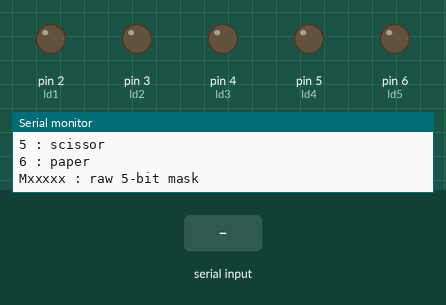
A sketch run on a simulated Arduino Uno, built with avr-gcc and run on an emulated ATmega328P. On the bench: output pins drawn as LEDs (lit = HIGH), the last lines printed to the serial monitor. The inputs (shaded band) are chosen by the test bench.

Above: at 1.2 s.
1.3 s: "1\n" received over Serial
At 2.2 s:
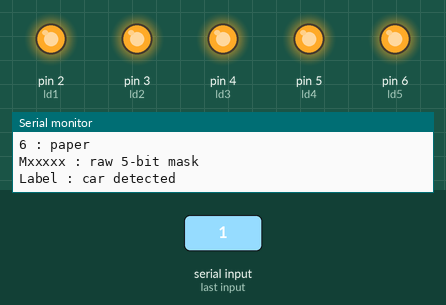
2.8 s: byte 50 ('2') received over Serial
At 3.4 s:
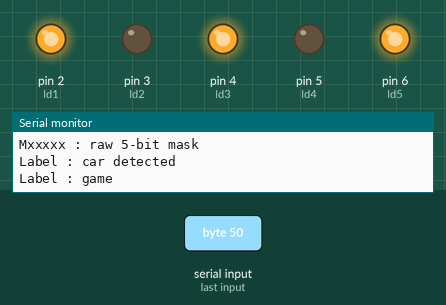
4.3 s: byte 51 ('3') received over Serial
At 5.5 s:
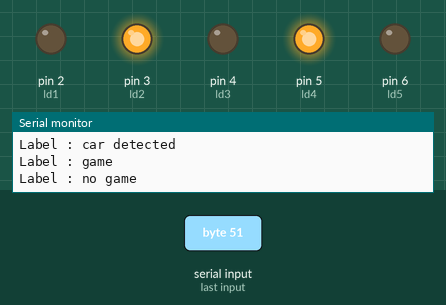
5.8 s: byte 52 ('4') received over Serial
At 6.9 s:
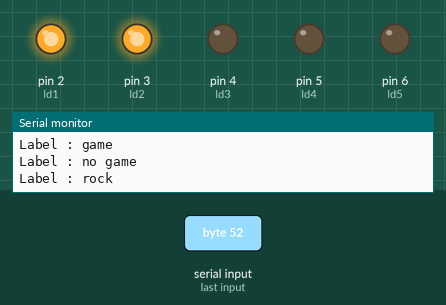
7.3 s: byte 53 ('5') received over Serial
At 8.0 s:
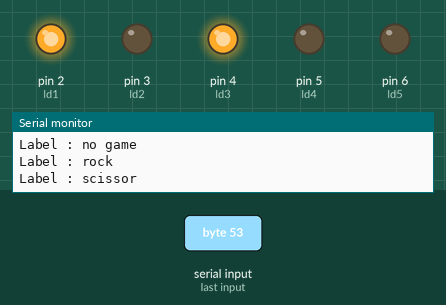
8.8 s: byte 54 ('6') received over Serial
At 9.1 s:
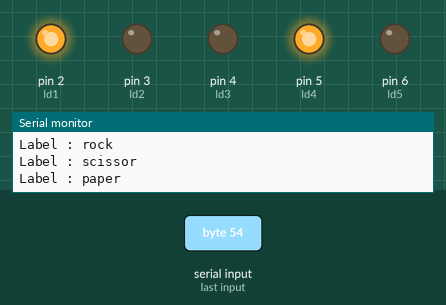
Timing chart, 0 to 11.3 s (numbered marks = the images above; inputs shaded):
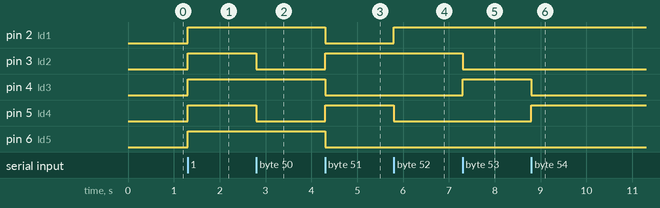

The sketch:

led_pattern_controller.ino
```cpp
const int ld1 = 2;
const int ld2 = 3;
const int ld3 = 4;
const int ld4 = 5;
const int ld5 = 6;

char rawMask[6] = {'0', '0', '0', '0', '0', '\0'};
int rawIndex = -1;

void setup() {
  pinMode(ld1, OUTPUT);
  pinMode(ld2, OUTPUT);
  pinMode(ld3, OUTPUT);
  pinMode(ld4, OUTPUT);
  pinMode(ld5, OUTPUT);

  Serial.begin(9600);
  allOff();

  Serial.println("LED Pattern Controller Ready");
  Serial.println("0 : normal");
  Serial.println("1 : car detected");
  Serial.println("2 : game");
  Serial.println("3 : no game");
  Serial.println("4 : rock");
  Serial.println("5 : scissor");
  Serial.println("6 : paper");
  Serial.println("Mxxxxx : raw 5-bit mask");
}

void loop() {
  if (Serial.available() <= 0) {
    return;
  }

  char cmd = Serial.read();
  if (cmd == '\n' || cmd == '\r') {
    return;
  }

  if (rawIndex >= 0) {
    readRawMaskBit(cmd);
    return;
  }

  if (cmd == 'M' || cmd == 'm') {
    rawIndex = 0;
    return;
  }

  applyPatternCommand(cmd);
}

void readRawMaskBit(char bit) {
  if (bit != '0' && bit != '1') {
    rawIndex = -1;
    Serial.println("Invalid raw mask. Use M followed by five 0/1 bits.");
    return;
  }

  rawMask[rawIndex] = bit;
  rawIndex++;

  if (rawIndex < 5) {
    return;
  }

  rawMask[5] = '\0';
  applyMask(rawMask);
  Serial.print("Label : raw mask ");
  Serial.println(rawMask);
  rawIndex = -1;
}

void applyPatternCommand(char cmd) {
  if (cmd == '0') {
    allOff();
    Serial.println("Label : normal");
  }
  else if (cmd == '1') {
    setLeds(true, true, true, true, true);
    Serial.println("Label : car detected");
  }
  else if (cmd == '2') {
    setLeds(true, false, true, false, true);
    Serial.println("Label : game");
  }
  else if (cmd == '3') {
    setLeds(false, true, false, true, false);
    Serial.println("Label : no game");
  }
  else if (cmd == '4') {
    setLeds(true, true, false, false, false);
    Serial.println("Label : rock");
  }
  else if (cmd == '5') {
    setLeds(true, false, true, false, false);
    Serial.println("Label : scissor");
  }
  else if (cmd == '6') {
    setLeds(true, false, false, true, false);
    Serial.println("Label : paper");
  }
  else {
    Serial.println("Invalid input. Send 0-6 or Mxxxxx.");
  }
}

void applyMask(const char mask[6]) {
  setLeds(
    mask[0] == '1',
    mask[1] == '1',
    mask[2] == '1',
    mask[3] == '1',
    mask[4] == '1'
  );
}

void setLeds(bool b1, bool b2, bool b3, bool b4, bool b5) {
  digitalWrite(ld1, b1 ? HIGH : LOW);
  digitalWrite(ld2, b2 ? HIGH : LOW);
  digitalWrite(ld3, b3 ? HIGH : LOW);
  digitalWrite(ld4, b4 ? HIGH : LOW);
  digitalWrite(ld5, b5 ? HIGH : LOW);
}

void allOff() {
  setLeds(false, false, false, false, false);
}
```

Measured:
- after the input at 1.3 s, pin 2 (ld1), pin 3 (ld2), pin 4 (ld3), pin 5 (ld4), pin 6 (ld5): LOW → HIGH at once
- after the input at 2.8 s, pin 3 (ld2), pin 5 (ld4): HIGH → LOW at once
- after the input at 4.3 s, pin 2 (ld1), pin 4 (ld3), pin 6 (ld5): HIGH → LOW at once; pin 3 (ld2), pin 5 (ld4): LOW → HIGH at once
- after the input at 5.8 s, pin 2 (ld1): LOW → HIGH at once; pin 5 (ld4): HIGH → LOW at once
- after the input at 7.3 s, pin 3 (ld2): HIGH → LOW at once; pin 4 (ld3): LOW → HIGH at once
- after the input at 8.8 s, pin 4 (ld3): HIGH → LOW at once; pin 5 (ld4): LOW → HIGH at once
